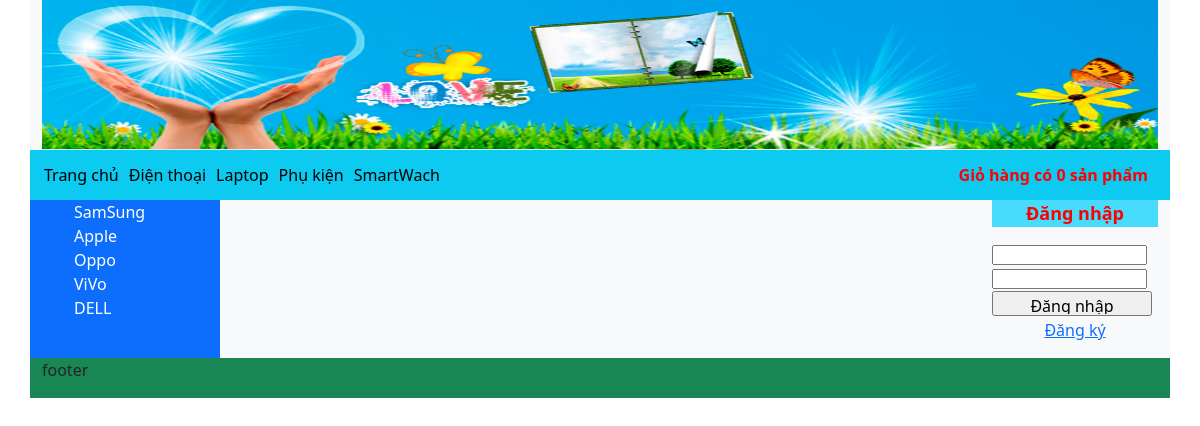
The page /index.php?loaisp=loai&idloai=3 on the database its author committed.
### tables this page shows
CREATE TABLE `loaisp` (
  `IDLoaiSP` int(11) NOT NULL,
  `TenLoai` varchar(30) DEFAULT NULL,
  `MoTa` varchar(30) DEFAULT NULL
);

CREATE TABLE `hangsanxuat` (
  `IDHang` int(11) NOT NULL,
  `TenHang` varchar(30) DEFAULT NULL
);

### menu_loaisp.php (the view)
<?php
include 'connet.php';
$sql = "SELECT * FROM loaisp";
$kq = mysqli_query($con, $sql);
if(mysqli_num_rows($kq)>0){
    while($row=mysqli_fetch_array($kq)){
        ?>
        <li><a href="./index.php?loaisp=loai&idloai=<?php echo $row['IDLoaiSP'] ?>"><?php echo $row['TenLoai'];?></a></li>
        <?php
    }
}
?>

### hangsx.php
<?php
include 'connet.php';
$sql = "SELECT * FROM hangsanxuat";
$kq = mysqli_query($con, $sql);
if(mysqli_num_rows($kq)>0){
    while($row=mysqli_fetch_array($kq)){
        ?>
        <li><a href="#"><?php echo $row['TenHang']?></a></li>
        <?php
    }
}
?>

### index.css (style rules this page uses)
body { margin: 0; padding: 0; }
.menu_top li { float: left; margin-left: 10px; }
.menu_top a { text-decoration: none; color: black; text-align: center; line-height: 50px; }
.menu_left a { text-decoration: none; color: white; }

### rows shown on the page
loaisp: TenLoai "Điện thoại"
loaisp: TenLoai "Laptop"
loaisp: TenLoai "Phụ kiện"
loaisp: TenLoai "SmartWach"
hangsanxuat: TenHang "SamSung"
hangsanxuat: TenHang "Apple"
hangsanxuat: TenHang "Oppo"
hangsanxuat: TenHang "ViVo"
hangsanxuat: TenHang "DELL"

### other values the page prints
$count "0"
